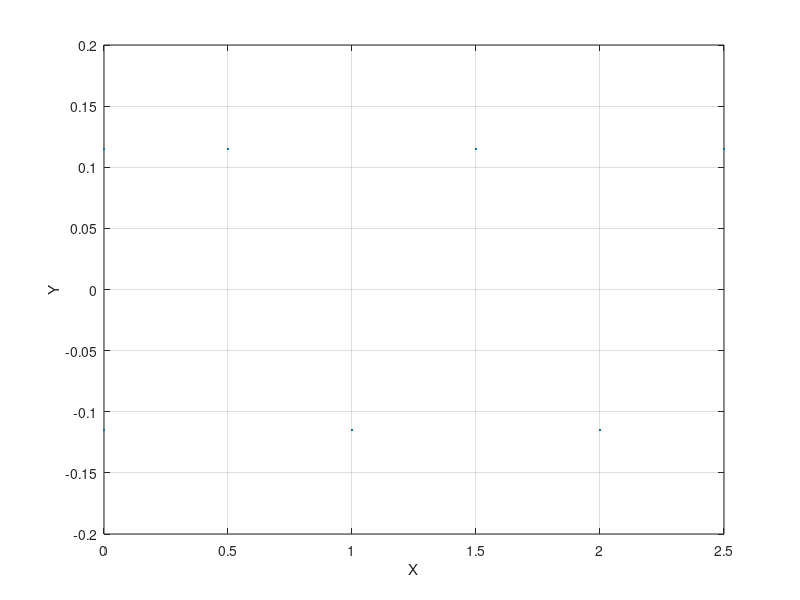
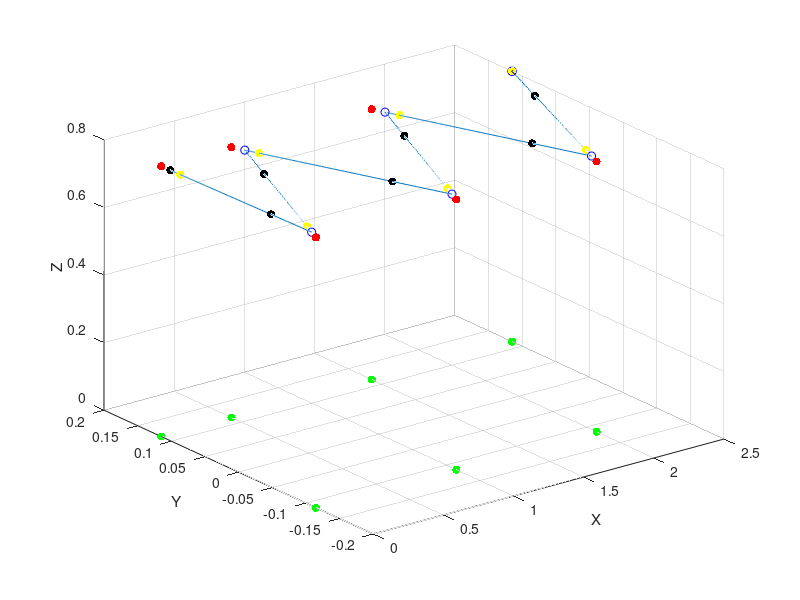

Source code (MATLAB) for these figures, in order: (Note: this script raises an error after producing the figures.)
clc
clear
rf=[0 0.115 0; 0 -0.115 0;.5 .115 0;1 -.115 0;1.5 .115 0;2 -.115 0;2.5 .115 0];
delta_z_vrp = 0.8;
g = 9.81;
t_step = .8;
t_ds = .3;
alpha = .3;
% for i=1:6
figure;
plot(rf(:,1),rf(:,2),'.');
xlabel( 'X');
ylabel('Y');
grid on;
r_vrpd=rf;
r_vrpd =[r_vrpd(:,1),r_vrpd(:,2), r_vrpd(:,3) + delta_z_vrp];
figure
scatter3(r_vrpd(:,1),r_vrpd(:,2), r_vrpd(:,3),'r','filled');
xlabel( 'X');
ylabel('Y');
zlabel('Z');
grid on;
hold on;
scatter3(rf(:,1),rf(:,2),rf(:,3),'g','filled');
hold on
%% desired DCM location
ksi_d_eos = zeros(7,3);
ksi_d_eos(7,:) =  r_vrpd (7,:);
for i=6:-1:1
    ksi_d_eos(i,:) = r_vrpd(i+1,:) + (exp((-sqrt(g/delta_z_vrp)*t_step)))*(ksi_d_eos(i+1,:)-r_vrpd(i+1,:));
end 
scatter3(ksi_d_eos(:,1),ksi_d_eos(:,2),ksi_d_eos(:,3),'b')
hold on
% ;kplot3(r_vrpd(:,1),r_vrpd(:,2), r_vrpd(:,3),'r')
sample_time = 0.005;
t = 0:sample_time:t_step * 7 - sample_time;
ksi_d = zeros(length(t), 3);

for j = 1:length(t)
    step_num = ceil(j*sample_time/t_step);
    local_t=mod(t(j),t_step);
    ksi_d(j,:) = r_vrpd(step_num,:) + exp(sqrt(g / delta_z_vrp)*(local_t - t_step)).*(ksi_d_eos(step_num, :) - r_vrpd(step_num, :));
    
%   hold on
end
plot3(ksi_d(:,1),ksi_d(:,2),ksi_d(:,3))
% scatter3(ksi_d(:,1),ksi_d(:,2),ksi_d(:,3),'b','filled');
%% double support
% ksi_iniDS = r_vrpd + exp(-sqrt(g/delta_z_vrp)*t_ds)*(ksi_d-r_vrpd)
ksi_iniDS(1,:) = ksi_d(1,:)
ksi_eoDS(i,:) = r_vrpd(i,:) + exp(sqrt(g/delta_z_vrp)*t_ds*(1-alpha))*(ksi_d(i,:)-r_vrpd(i,:))
for i = 1:7
    if i==1
        ksi_iniDS(i,:) = ksi_d(i,:)
        ksi_eoDS(i,:) = r_vrpd(i,:) + exp(sqrt(g/delta_z_vrp)*t_ds*(1-alpha))*(ksi_d(i,:)-r_vrpd(i,:))
    else
        ksi_eoDS(i,:) = r_vrpd(i,:) + exp(sqrt(g/delta_z_vrp)*t_ds*(1-alpha))*(ksi_d_eos(i-1,:)-r_vrpd(i,:))
        ksi_iniDS(i,:) = r_vrpd(i-1,:) + exp(-sqrt(g/delta_z_vrp)*t_ds*alpha)*(ksi_d_eos(i-1,:)-r_vrpd(i-1,:));
    end
end
scatter3(ksi_eoDS(:,1),ksi_eoDS(:,2),ksi_eoDS(:,3),'y','filled');
hold on
scatter3(ksi_iniDS(:,1),ksi_iniDS(:,2),ksi_iniDS(:,3),'k','filled');
%% polynomial 
for i= 1:7
    if i==1
        ksi_dot_iniDS(i,:) = (ksi_iniDS(i,:) - r_vrpd(i,:))*sqrt(g/delta_z_vrp);
        ksi_dot_eoDS(i,:) = (ksi_eoDS(i,:) - r_vrpd(i,:))*sqrt(g/delta_z_vrp);
    else
        ksi_dot_iniDS(i,:) = (ksi_iniDS(i,:) - r_vrpd(i-1,:))*sqrt(g/delta_z_vrp);
        ksi_dot_eoDS(i,:) = (ksi_eoDS(i,:) - r_vrpd(i,:))*sqrt(g/delta_z_vrp);
    end
end
%%

ksi_traj_ds = struct('index', {}, 'ksi_ds', {});
for i=1:7
    wpts=[ksi_iniDS(i,1) ksi_eoDS(i,1);ksi_iniDS(i,2) ksi_eoDS(i,2)];
    velpts = [ksi_dot_iniDS(i,1) ksi_dot_eoDS(i,1);ksi_dot_iniDS(i,2) ksi_dot_eoDS(i,2)];
    if i == 1

        tpts=[0 (1-alpha) * t_ds];
        tvec=tpts(1):sample_time:tpts(end);
        ksi_traj_ds(i).index = i;
        [q, qd, qdd, pp] = cubicpolytraj(wpts, tpts, tvec,'VelocityBoundaryCondition',velpts);
        ksi_traj_ds(i).ksi_ds = q';
    else
        
        tpts=[0 t_ds];
        tvec=tpts(1):sample_time:tpts(end);
        ksi_traj_ds(i).index = i;
        [q, qd, qdd, pp] = cubicpolytraj(wpts, tpts, tvec,'VelocityBoundaryCondition',velpts);
        ksi_traj_ds(i).ksi_ds = q';
    end
    plot(q(1, :), q(2, :))
end 
%% merge
final_ksi_traj = ksi_d;
final_ksi_traj(1:(t_ds * (1-alpha)) / sample_time + 1, 1:2) = ksi_traj_ds(1).ksi_ds;
for i=1:6
    initial_ds = floor((i * t_step - alpha * t_ds) / sample_time);
    final_ds = floor((i * t_step + (1 - alpha) * t_ds) / sample_time);
    final_ksi_traj(initial_ds:final_ds, 1:2) = ksi_traj_ds(i+1).ksi_ds;
end
% figure()
plot(final_ksi_traj(:, 1), final_ksi_traj(:, 2))
hold on

%% com pattern
t_s = 0:sample_time:t_step * 7 - sample_time;
com_traj_final(1,:)=[0,0,.8]
for index = 2:length(t)
    xx = zeros(1,3);
    for t =1:index
        inte =1/100*final_ksi_traj(t,:)* exp((t/100)/sqrt(delta_z_vrp/g));
        xx = inte + xx;
    end
    com_traj_final(index,:) = (xx/(sqrt(delta_z_vrp/g)) + com_traj_final(1,:))*exp((-index/100)/sqrt(delta_z_vrp/g));  
end
  plot(com_traj_final(:,1),com_traj_final(:,2));
    
